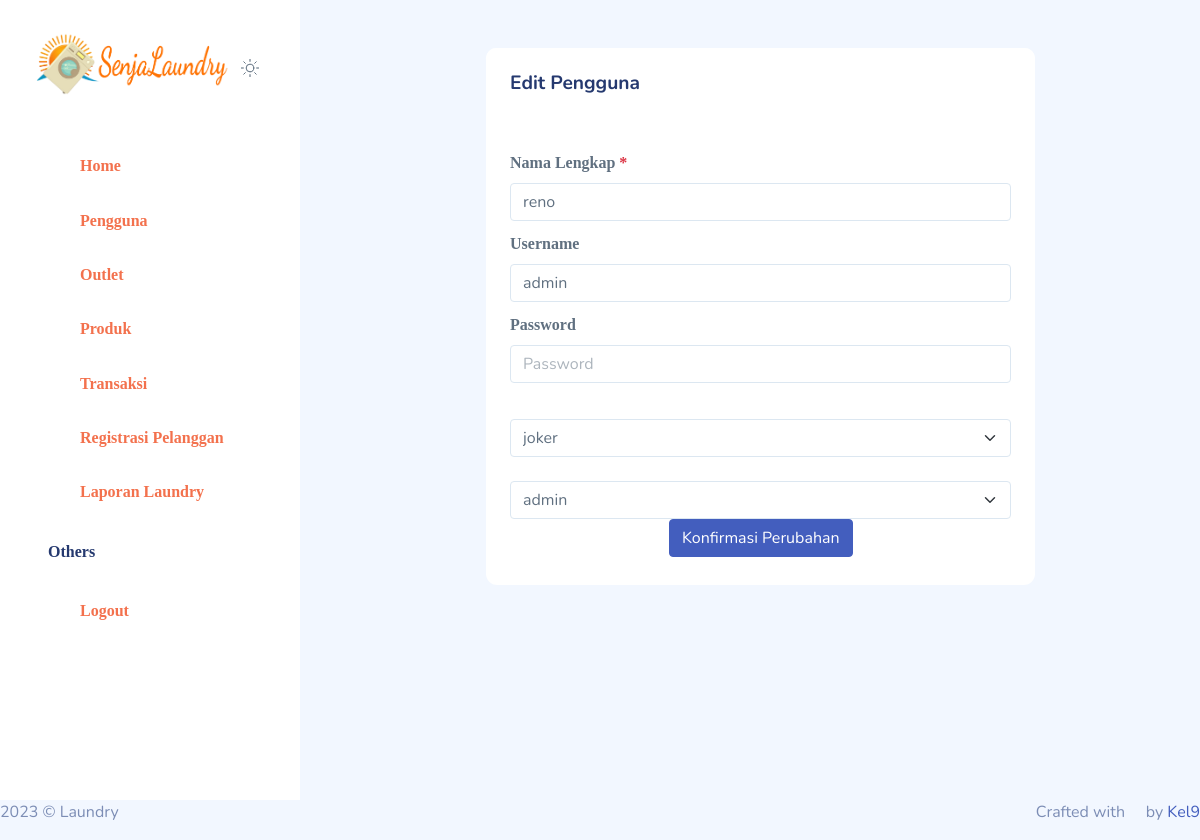
The page /views/pengguna/v_edit_pengguna.php?id=2 (signed in) on the database its author committed.
### tables this page shows
CREATE TABLE `tb_user` (
  `id` int(11) NOT NULL,
  `nama` varchar(100) NOT NULL,
  `username` varchar(30) NOT NULL,
  `password` varchar(100) NOT NULL,
  `id_outlet` int(11) NOT NULL,
  `role` enum('admin','kasir','owner') DEFAULT NULL
);

### controllers/c_pengguna.php (called while the page is built, shortened)
<?php
class c_pengguna{
    public function koneksi(){
        $conn = mysqli_connect("localhost", "root", "", "laundry");
        return $conn;
    }
    public function edit($id) {
        $conn = $this->koneksi();
        $query = "SELECT * FROM tb_user WHERE id = $id";
        $sql = mysqli_query($conn,$query);
        while ($data = mysqli_fetch_object($sql)) {
            $hasil[] = $data;
        }
        return $hasil;
    }
}

### controllers/c_outlet.php (called while the page is built, shortened)
<?php
class c_outlet{
    public function koneksi(){
        $conn = mysqli_connect("localhost", "root", "", "laundry");
        return $conn;
    }
    public function getoutlet() {
        $conn = $this->koneksi();
         $outlett = "SELECT * FROM tb_outlet";
        $data = mysqli_query($conn, $outlett);
            while($d = mysqli_fetch_object($data)){
                $hasil[] = $d;
            }
            return $hasil;
    }
}

### views/pengguna/v_edit_pengguna.php (the view, shortened to what this page needs)
<?php
include_once "../template/header.php";
include_once "../template/sidebar.php";
include_once '../../controllers/c_pengguna.php';
include_once '../../controllers/c_outlet.php';
$perintah = new c_pengguna();
$perintah2 = new c_outlet();
?>
      <div id="main">
          <section id="multiple-column-form">
            <div class="row match-height">
              <div class="col-8" style=" margin-left:154px;">
                <div class="card">
                  <div class="card-header">
                    <h4 class="card-title">Edit Pengguna</h4>
                  </div>
                  <div class="card-content">
                    <div class="card-body">
                      <form class="form" data-parsley-validate method="post" action="../../routers/r_pengguna.php?aksi=update">
                      <?php foreach ($perintah->edit($_GET['id']) as $data) { ?>
                        <div class="row">
                          <div class="col-md-12 col-12">
                            <div class="form-group mandatory">
                              <label for="first-name-column" class="form-label"
                                >Nama Lengkap</label
                              >
                              <input
                                type="text"
                                id="first-name-column"
                                class="form-control"
                                placeholder="Nama Lengkap"
                                name="nama"
                                value="<?php echo $data->nama?>"
                                data-parsley-required="true"
                              />
                            </div>
                          <div class="col-md-12 col-12">
                            <div class="form-group">
                              <label for="city-column" class="form-label"
                                >Username</label
                              >
                              <input
                                type="text"
                                name="username"
                                id="city-column"
                                class="form-control"
                                placeholder="Username"
                                value="<?php echo $data->username?>"
                                data-parsley-required="true"
                              />
                            </div>
                          </div>
                          <div class="col-md-12 col-12">
                            <div class="form-group">
                              <label for="company-column" class="form-label"
                                >Password</label
                              >
                              <input
                                type="password"
                                id="company-column"
                                class="form-control"
                                name="password"
                                placeholder="Password"
                                data-parsley-required="true"
                              />
                            </div>
                          </div>
                          <center>
                          <div class="col-md-12 col-12">
                    <select name="id_outlet" id="" class="form-select">
                    <?php foreach ($perintah2->getoutlet() as $data2) { ?>
                        <?php if ($data->id_outlet == $data2->id) {
                            $select = "selected";
                         } else {
                            $select = "";
                         }
                         echo "<option $select value='$data2->id'>$data2->nama</option>"
                         ?>
                        <?php } ?>
                        <?php } ?>
                    </select>
                </div>
                <div class="col-md-12 col-12">
                    <select name="role" id="" class="form-select">
                        <?php if ($data->role == "admin") {
                          echo '
                          <option selected value="admin">admin</option>
                          <option value="kasir">kasir</option>
                          <option value="owner">owner</option>';
                        } elseif ($data->role == "kasir") {
                          echo '
                          <option value="admin">admin</option>
                          <option selected value="kasir">kasir</option>
                          <option value="owner">owner</option>';
                        } elseif ($data->role == "owner") {
                          echo '
                          <option value="admin">administrator</option>
                          <option value="kasir">kasir</option>
                          <option selected value="owner">owner</option>';
                        } elseif ($data->role == "owner")
                        {?>
                        <?php } ?>
                    </select>
                </div>
                        <div class="col-md-12 col-12">
                            <button
                              type="submit"
                              name="update"
                              class="btn btn-primary me-1 mb-1"
                            >
                              Konfirmasi Perubahan
                            </button>
                          </div>
                      </form>
                    </div>
                  </div>
                </div>
              </div>
            </div>
          </section>
        </div>
        <?php
include_once "../template/footer.php";
?>

### rows shown on the page
tb_user: nama "reno", username "admin", role "admin"

### other values the page prints
form field id_outlet "joker"
